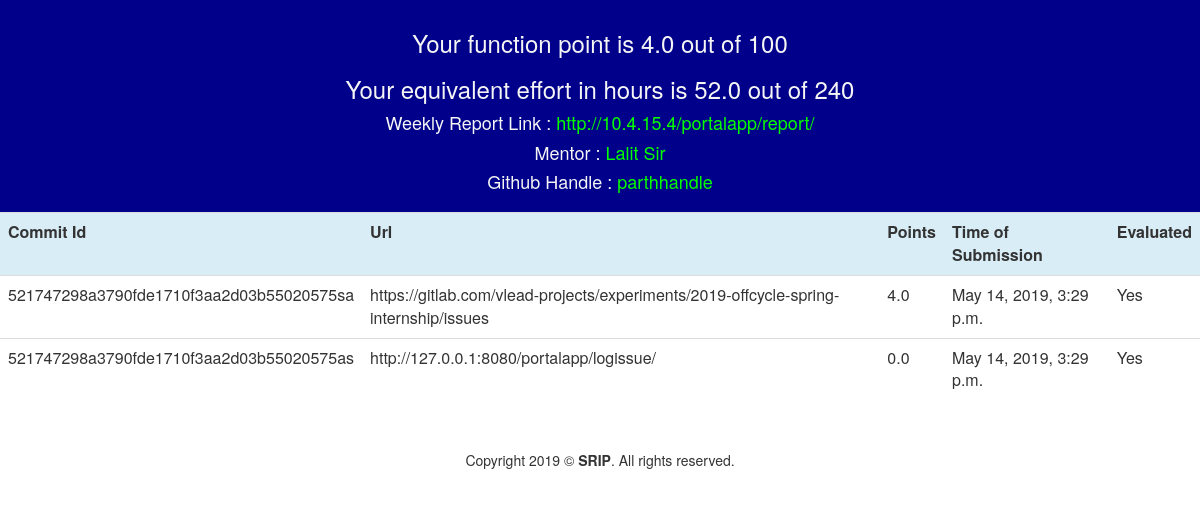
The app's page /users/arushighadiya/ (signed in) with its own data.
### portalapp/models.py (models this page shows, shortened)
class Student(models.Model):
    user = models.OneToOneField(User, on_delete=models.CASCADE)
    function_points = models.FloatField(default=0)
    effort = models.FloatField(default=0)
    report = models.URLField(default="https://github.com/aditya3498/SRIP2019-Batch1/wiki")
    mentor = models.CharField(max_length=100,blank=True,null=True)
    batch = models.CharField(max_length=100,default="SRIP19-BATCH1")
    handle = models.CharField(max_length=25,unique=True,blank=True,null=True)

class LoggedIssue(models.Model):
    username = models.CharField(max_length=50)
    commit_id = models.CharField(max_length=40,unique=True)
    url = models.URLField(default="https://www.google.com/")
    issue_points = models.FloatField(default=0)
    mentor = models.CharField(max_length=100,blank=True,null=True)
    toc = models.DateTimeField(default=datetime.now)        ## time of creation
    is_added = models.BooleanField(default=False)

### portalapp/views.py (the view)
# urls.py: url(r'^users/(?P<username>[\w.@+-]+)/$',views.displaypoints,name = 'displaypoints'),
def displaypoints(request, username):
    current_user = request.user
    calculate(current_user)
    info = Student.objects.get(user=current_user)
    issue_info = LoggedIssue.objects.filter(username=current_user)
    if issue_info.exists():
        return render(request, 'portalapp/points.html', {'info': info, 'issue_info': issue_info})
    else:
        return HttpResponse("No Commit logged yet!")

### portalapp/views.py (called while the page is built)
def calculate(current_user):
    issue_points_info = LoggedIssue.objects.filter(username=current_user)
    total = 0
    for i in issue_points_info:
        total += i.issue_points
    user_display_info = Student.objects.get(user=current_user)
    user_display_info.function_points = total
    user_display_info.effort = user_display_info.function_points * 13
    user_display_info.save()

### portalapp/templates/portalapp/points.html (shortened to what this page needs)
{% load bootstrap3 %}
{% bootstrap_css %}
<html>
<head>
</head>
<body>
    <center>
        <div class="container-fluid" style="background-color: darkblue; padding: 10px;">
            <h3 style="color:whitesmoke">Your function point  is {{ info.function_points }} out of 100</h3>
            <h3 style="color:whitesmoke">Your equivalent effort in hours is {{ info.effort }} out of 240 </h3>
            <h4 style="color:whitesmoke">Weekly Report Link : <a style="color: lime" href= {{ info.report }}> {{ info.report }} </a></h4>
            <h4 style="color:whitesmoke">Mentor : <p style="color: lime; display:inline;"> {{ info.mentor }} </p>  </h4>
            <h4 style="color:whitesmoke">Github Handle : <p style="color: lime ; display:inline;"> {{ info.handle }}</p> </h4>
        </div>
        <div class="table-responsive">
            <table class="table table-hover">
                <tr class="info">
                    <th>Commit Id</th>
                    <th>Url</th>
                    <th>Points</th>
                    <th>Time of Submission</th>
                    <th>Evaluated</th>
                </tr>
                {% for i in issue_info %}
                <tr>
                    <td> {{ i.commit_id }} </td>
                    <td> {{ i.url }} </td>
                    <td> {{ i.issue_points }} </td>
                    <td> {{ i.toc }}</td>
                    {% if i.is_added %}
                    <td>Yes</td>
                    {% else %}
                    <td>No</td>
                    {% endif %}
                </tr>
                {% endfor %}
            </table>
        </div>
    </center>
    <br>
    <footer>
        <div class="container-fluid">
            <p>
                <center>Copyright 2019 ©<b> SRIP</b>. All rights reserved.</center>
            </p>
        </div>
    </footer>
</body>
</html>

### records on screen
Student: function_points "4.0", effort "52.0", report "http://10.4.15.4/portalapp/report/", mentor "Lalit Sir", handle "parthhandle"
LoggedIssue: commit_id "521747298a3790fde1710f3aa2d03b55020575sa", url "https://gitlab.com/vlead-projects/experiments/2019-offcycle-spring-internship/issues", issue_points "4.0", toc "May 14, 2019, 3:29 p.m.", is_added "Yes"
LoggedIssue: commit_id "521747298a3790fde1710f3aa2d03b55020575as", url "http://127.0.0.1:8080/portalapp/logissue/", issue_points "0.0", toc "May 14, 2019, 3:29 p.m.", is_added "Yes"
